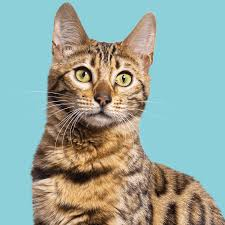
#> input picture Project/generation_levels/image/chat.jpg, 225 x 225 px
$ jupyter execute --allow-errors comp.ipynb
#> lines starting #> are read from the running program, lines starting #| are printed output that depends on the picture
### Project/generation_levels/python/generate_mimap.py
import numpy as np
import cv2
import convCPyth


def filtre(image_initiale, lambda_val, iterations):
    # 1. Charger la fonction C
    fgp_tv_func = convCPyth.filtrePyth()

    current_img = np.ascontiguousarray(image_initiale.astype(np.float32))
    levels = [current_img]

    while current_img.shape[0] > 1 and current_img.shape[1] > 1:

        current_img = np.ascontiguousarray(current_img)
        cleaned_img = np.empty_like(current_img)

        dimX, dimY = current_img.shape[0], current_img.shape[1]
        dimZ = 1

        fgp_tv_func(current_img, lambda_val, iterations, 1e-4, 0, 0, 0, dimX, dimY, dimZ, cleaned_img)

        # B. RÉDUCTION (Changement de dimension)
        # On réduit de moitié (ex: 512x512 -> 256x256)
        new_dim = (dimY // 2, dimX // 2)
        # Utilisation de l'interpolation bilinéaire ou aire
        current_img = cv2.resize(cleaned_img, new_dim, interpolation=cv2.INTER_AREA)

        levels.append(current_img)
        print(f"Niveau généré : {current_img.shape}")

    return levels

# [56 lines left out: functions moy, med, not called in this run]

### Project/generation_levels/jupyter/comp.ipynb
# Comparatif des Mipmaps générés par différentes méthodes
Ce notebook permet de générer et de mettre côte à côte les niveaux de mipmaps obtenus par trois filtres : FGP-TV, Moyenne et Médiane.

[cell 1]
import sys
sys.path.append('../python')
import cv2
import matplotlib.pyplot as plt
from generate_mimap import filtre, moy, med

# --- PARAMÈTRES ---
image_path = '../image/chat.jpg'

lambda_val = 0.05 # Pour FGP-TV
iterations = 10   # Pour FGP-TV
maskSize = 3      # Pour Moyenne et Médiane (Chiffre impair recommandé : 3, 5, 7...)
padMode = 1       # 0 = Remplir de zéros | 1 = Répéter le bord de l'image

# Lecture de l'image en niveaux de gris
img = cv2.imread(image_path, cv2.IMREAD_GRAYSCALE)
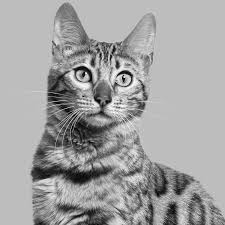
#> img: shape (225, 225); min 0, max 255, mean 162.3
if img is None:
    raise ValueError(f"Image non trouvée au chemin spécifié : {image_path}")

print(f"Image originale chargée. Taille: {img.shape}")
#| Image originale chargée. Taille: (225, 225)

[cell 2]
# Génération des niveaux pour chaque méthode
print("Génération via filtre FGP-TV...")
#> (the rest of this cell did not finish here and is left out)
